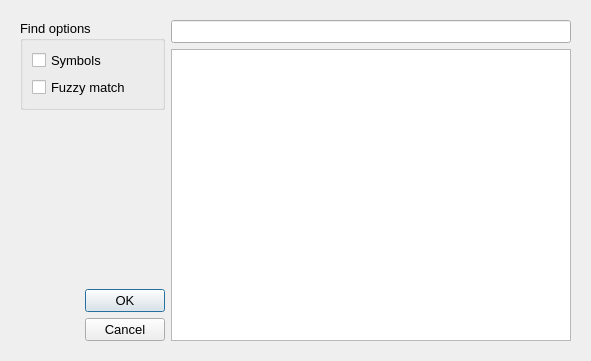
<?xml version="1.0" encoding="UTF-8"?>
<ui version="4.0">
 <class>FindDialog</class>
 <widget class="QDialog" name="FindDialog">
  <property name="geometry">
   <rect>
    <x>0</x>
    <y>0</y>
    <width>591</width>
    <height>361</height>
   </rect>
  </property>
  <property name="font">
   <font>
    <pointsize>10</pointsize>
   </font>
  </property>
  <property name="windowTitle">
   <string>Find a place</string>
  </property>
  <widget class="QWidget" name="layoutWidget">
   <property name="geometry">
    <rect>
     <x>20</x>
     <y>20</y>
     <width>551</width>
     <height>321</height>
    </rect>
   </property>
   <layout class="QHBoxLayout" name="horizontalLayout_2">
    <item>
     <layout class="QVBoxLayout" name="verticalLayout_2">
      <item>
       <widget class="QGroupBox" name="groupBox">
        <property name="title">
         <string>Find options</string>
        </property>
        <layout class="QVBoxLayout" name="verticalLayout">
         <item>
          <widget class="QCheckBox" name="symbols">
           <property name="text">
            <string>Symbols</string>
           </property>
          </widget>
         </item>
         <item>
          <widget class="QCheckBox" name="fuzzyMatch">
           <property name="text">
            <string>Fuzzy match</string>
           </property>
          </widget>
         </item>
        </layout>
       </widget>
      </item>
      <item>
       <spacer name="verticalSpacer">
        <property name="orientation">
         <enum>Qt::Vertical</enum>
        </property>
        <property name="sizeHint" stdset="0">
         <size>
          <width>20</width>
          <height>40</height>
         </size>
        </property>
       </spacer>
      </item>
      <item>
       <layout class="QHBoxLayout" name="horizontalLayout">
        <item>
         <spacer name="horizontalSpacer">
          <property name="orientation">
           <enum>Qt::Horizontal</enum>
          </property>
          <property name="sizeHint" stdset="0">
           <size>
            <width>40</width>
            <height>20</height>
           </size>
          </property>
         </spacer>
        </item>
        <item>
         <widget class="QDialogButtonBox" name="buttonBox">
          <property name="sizePolicy">
           <sizepolicy hsizetype="Expanding" vsizetype="Fixed">
            <horstretch>0</horstretch>
            <verstretch>0</verstretch>
           </sizepolicy>
          </property>
          <property name="orientation">
           <enum>Qt::Vertical</enum>
          </property>
          <property name="standardButtons">
           <set>QDialogButtonBox::Cancel|QDialogButtonBox::Ok</set>
          </property>
         </widget>
        </item>
       </layout>
      </item>
     </layout>
    </item>
    <item>
     <layout class="QVBoxLayout" name="verticalLayout_3">
      <item>
       <widget class="QLineEdit" name="findText"/>
      </item>
      <item>
       <widget class="QListWidget" name="findList">
        <property name="sizePolicy">
         <sizepolicy hsizetype="Minimum" vsizetype="Expanding">
          <horstretch>0</horstretch>
          <verstretch>0</verstretch>
         </sizepolicy>
        </property>
        <property name="minimumSize">
         <size>
          <width>400</width>
          <height>0</height>
         </size>
        </property>
       </widget>
      </item>
     </layout>
    </item>
   </layout>
  </widget>
 </widget>
 <tabstops>
  <tabstop>findText</tabstop>
  <tabstop>findList</tabstop>
  <tabstop>symbols</tabstop>
  <tabstop>fuzzyMatch</tabstop>
 </tabstops>
 <resources/>
 <connections>
  <connection>
   <sender>buttonBox</sender>
   <signal>accepted()</signal>
   <receiver>FindDialog</receiver>
   <slot>accept()</slot>
   <hints>
    <hint type="sourcelabel">
     <x>248</x>
     <y>254</y>
    </hint>
    <hint type="destinationlabel">
     <x>157</x>
     <y>274</y>
    </hint>
   </hints>
  </connection>
  <connection>
   <sender>buttonBox</sender>
   <signal>rejected()</signal>
   <receiver>FindDialog</receiver>
   <slot>reject()</slot>
   <hints>
    <hint type="sourcelabel">
     <x>316</x>
     <y>260</y>
    </hint>
    <hint type="destinationlabel">
     <x>286</x>
     <y>274</y>
    </hint>
   </hints>
  </connection>
 </connections>
</ui>
